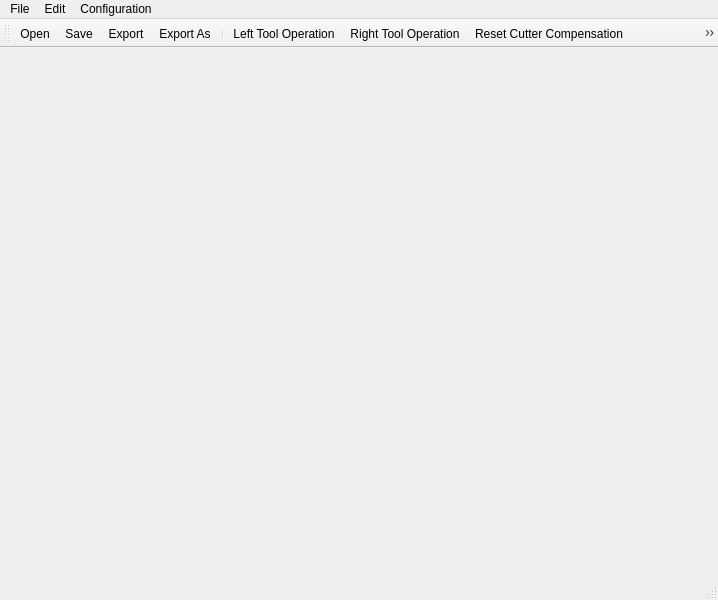
<?xml version="1.0" encoding="UTF-8"?>
<ui version="4.0">
 <class>MainWindow</class>
 <widget class="QMainWindow" name="MainWindow">
  <property name="geometry">
   <rect>
    <x>0</x>
    <y>0</y>
    <width>718</width>
    <height>600</height>
   </rect>
  </property>
  <property name="windowTitle">
   <string>dxfplotter</string>
  </property>
  <property name="windowIcon">
   <iconset resource="../../resource/resource.qrc">
    <normaloff>:/dxfplotter.png</normaloff>:/dxfplotter.png</iconset>
  </property>
  <widget class="QWidget" name="centralwidget">
   <layout class="QHBoxLayout" name="horizontalLayout"/>
  </widget>
  <widget class="QMenuBar" name="menubar">
   <property name="geometry">
    <rect>
     <x>0</x>
     <y>0</y>
     <width>718</width>
     <height>34</height>
    </rect>
   </property>
   <widget class="QMenu" name="menusrgd">
    <property name="title">
     <string>File</string>
    </property>
    <addaction name="actionOpenFile"/>
    <addaction name="actionSaveFile"/>
    <addaction name="actionSaveAsFile"/>
    <addaction name="actionExportFile"/>
    <addaction name="actionExportAsFile"/>
    <addaction name="actionQuit"/>
   </widget>
   <widget class="QMenu" name="menuConfiguration">
    <property name="title">
     <string>Configuration</string>
    </property>
    <addaction name="actionOpenSettings"/>
   </widget>
   <widget class="QMenu" name="menuEdit">
    <property name="title">
     <string>Edit</string>
    </property>
    <addaction name="actionLeftToolOperation"/>
    <addaction name="actionRightToolOperation"/>
    <addaction name="actionResetCutterCompensation"/>
    <addaction name="actionPocketSelection"/>
    <addaction name="separator"/>
    <addaction name="actionHideSelection"/>
    <addaction name="actionShowHidden"/>
    <addaction name="separator"/>
    <addaction name="actionTransformSelection"/>
    <addaction name="actionMirrorSelection"/>
    <addaction name="actionSetSelectionOrigin"/>
    <addaction name="separator"/>
    <addaction name="actionSimulate"/>
    <addaction name="separator"/>
    <addaction name="actionUndo"/>
    <addaction name="actionRedo"/>
   </widget>
   <addaction name="menusrgd"/>
   <addaction name="menuEdit"/>
   <addaction name="menuConfiguration"/>
  </widget>
  <widget class="QStatusBar" name="statusbar"/>
  <widget class="QToolBar" name="toolBar">
   <property name="windowTitle">
    <string>toolBar</string>
   </property>
   <attribute name="toolBarArea">
    <enum>TopToolBarArea</enum>
   </attribute>
   <attribute name="toolBarBreak">
    <bool>false</bool>
   </attribute>
   <addaction name="actionOpenFile"/>
   <addaction name="actionSaveFile"/>
   <addaction name="actionExportFile"/>
   <addaction name="actionExportAsFile"/>
   <addaction name="separator"/>
   <addaction name="actionLeftToolOperation"/>
   <addaction name="actionRightToolOperation"/>
   <addaction name="actionResetCutterCompensation"/>
   <addaction name="actionPocketSelection"/>
   <addaction name="separator"/>
   <addaction name="actionOptimizeOrder"/>
   <addaction name="separator"/>
   <addaction name="actionTransformSelection"/>
   <addaction name="actionMirrorSelection"/>
   <addaction name="actionSetSelectionOrigin"/>
   <addaction name="separator"/>
   <addaction name="actionHideSelection"/>
   <addaction name="actionShowHidden"/>
   <addaction name="separator"/>
   <addaction name="actionOpenSettings"/>
   <addaction name="separator"/>
   <addaction name="actionSimulate"/>
  </widget>
  <action name="actionOpenFile">
   <property name="icon">
    <iconset resource="../../resource/resource.qrc">
     <normaloff>:/icons/document-open.svg</normaloff>:/icons/document-open.svg</iconset>
   </property>
   <property name="text">
    <string>Open</string>
   </property>
   <property name="shortcut">
    <string>Ctrl+O</string>
   </property>
  </action>
  <action name="actionQuit">
   <property name="icon">
    <iconset resource="../../resource/resource.qrc">
     <normaloff>:/icons/application-exit.svg</normaloff>:/icons/application-exit.svg</iconset>
   </property>
   <property name="text">
    <string>Quit</string>
   </property>
   <property name="shortcut">
    <string>Ctrl+Q</string>
   </property>
  </action>
  <action name="actionExportFile">
   <property name="icon">
    <iconset resource="../../resource/resource.qrc">
     <normaloff>:/icons/document-export.svg</normaloff>:/icons/document-export.svg</iconset>
   </property>
   <property name="text">
    <string>Export</string>
   </property>
   <property name="shortcut">
    <string>Ctrl+E</string>
   </property>
  </action>
  <action name="actionOpenSettings">
   <property name="icon">
    <iconset resource="../../resource/resource.qrc">
     <normaloff>:/icons/configure.svg</normaloff>:/icons/configure.svg</iconset>
   </property>
   <property name="text">
    <string>Settings</string>
   </property>
  </action>
  <action name="actionLeftToolOperation">
   <property name="icon">
    <iconset resource="../../resource/resource.qrc">
     <normaloff>:/icons/path-outset.svg</normaloff>:/icons/path-outset.svg</iconset>
   </property>
   <property name="text">
    <string>Left Tool Operation</string>
   </property>
   <property name="shortcut">
    <string>L</string>
   </property>
  </action>
  <action name="actionRightToolOperation">
   <property name="icon">
    <iconset resource="../../resource/resource.qrc">
     <normaloff>:/icons/path-inset.svg</normaloff>:/icons/path-inset.svg</iconset>
   </property>
   <property name="text">
    <string>Right Tool Operation</string>
   </property>
   <property name="shortcut">
    <string>R</string>
   </property>
  </action>
  <action name="actionResetCutterCompensation">
   <property name="icon">
    <iconset resource="../../resource/resource.qrc">
     <normaloff>:/icons/show-path-outline.svg</normaloff>:/icons/show-path-outline.svg</iconset>
   </property>
   <property name="text">
    <string>Reset Cutter Compensation</string>
   </property>
   <property name="shortcut">
    <string>C</string>
   </property>
  </action>
  <action name="actionHideSelection">
   <property name="icon">
    <iconset resource="../../resource/resource.qrc">
     <normaloff>:/icons/layer-visible-off.svg</normaloff>:/icons/layer-visible-off.svg</iconset>
   </property>
   <property name="text">
    <string>Hide Selection</string>
   </property>
   <property name="shortcut">
    <string>H</string>
   </property>
  </action>
  <action name="actionShowHidden">
   <property name="icon">
    <iconset resource="../../resource/resource.qrc">
     <normaloff>:/icons/layer-visible-on.svg</normaloff>:/icons/layer-visible-on.svg</iconset>
   </property>
   <property name="text">
    <string>Show Hidden</string>
   </property>
   <property name="toolTip">
    <string>Show Hidden</string>
   </property>
   <property name="shortcut">
    <string>Shift+H</string>
   </property>
  </action>
  <action name="actionSaveFile">
   <property name="icon">
    <iconset resource="../../resource/resource.qrc">
     <normaloff>:/icons/document-save.svg</normaloff>:/icons/document-save.svg</iconset>
   </property>
   <property name="text">
    <string>Save</string>
   </property>
   <property name="shortcut">
    <string>Ctrl+S</string>
   </property>
  </action>
  <action name="actionSaveAsFile">
   <property name="icon">
    <iconset resource="../../resource/resource.qrc">
     <normaloff>:/icons/document-save-as.svg</normaloff>:/icons/document-save-as.svg</iconset>
   </property>
   <property name="text">
    <string>Save As</string>
   </property>
   <property name="shortcut">
    <string>Ctrl+Shift+S</string>
   </property>
  </action>
  <action name="actionTransformSelection">
   <property name="icon">
    <iconset resource="../../resource/resource.qrc">
     <normaloff>:/icons/zoom-in.svg</normaloff>:/icons/zoom-in.svg</iconset>
   </property>
   <property name="text">
    <string>Transform Selection</string>
   </property>
   <property name="shortcut">
    <string>T</string>
   </property>
  </action>
  <action name="actionExportAsFile">
   <property name="icon">
    <iconset resource="../../resource/resource.qrc">
     <normaloff>:/icons/document-export.svg</normaloff>:/icons/document-export.svg</iconset>
   </property>
   <property name="text">
    <string>Export As</string>
   </property>
   <property name="toolTip">
    <string>Export As</string>
   </property>
   <property name="shortcut">
    <string>Ctrl+Shift+E</string>
   </property>
  </action>
  <action name="actionMirrorSelection">
   <property name="icon">
    <iconset resource="../../resource/resource.qrc">
     <normaloff>:/icons/resizecol.svg</normaloff>:/icons/resizecol.svg</iconset>
   </property>
   <property name="text">
    <string>Mirror Selection</string>
   </property>
   <property name="shortcut">
    <string>M</string>
   </property>
  </action>
  <action name="actionPocketSelection">
   <property name="icon">
    <iconset resource="../../resource/resource.qrc">
     <normaloff>:/icons/pocket-shape.svg</normaloff>:/icons/pocket-shape.svg</iconset>
   </property>
   <property name="text">
    <string>Pocket Selection</string>
   </property>
   <property name="toolTip">
    <string>&lt;html&gt;&lt;head/&gt;&lt;body&gt;&lt;p&gt;Pocket Selection&lt;/p&gt;&lt;p&gt;Select border then islands&lt;/p&gt;&lt;/body&gt;&lt;/html&gt;</string>
   </property>
   <property name="shortcut">
    <string>P</string>
   </property>
  </action>
  <action name="actionSetSelectionOrigin">
   <property name="icon">
    <iconset resource="../../resource/resource.qrc">
     <normaloff>:/icons/set-origin.svg</normaloff>:/icons/set-origin.svg</iconset>
   </property>
   <property name="text">
    <string>Set Selection Origin</string>
   </property>
   <property name="shortcut">
    <string>O</string>
   </property>
  </action>
  <action name="actionSimulate">
   <property name="icon">
    <iconset resource="../../resource/resource.qrc">
     <normaloff>:/icons/simulate.svg</normaloff>:/icons/simulate.svg</iconset>
   </property>
   <property name="text">
    <string>Simulate</string>
   </property>
   <property name="shortcut">
    <string>Ctrl+R</string>
   </property>
  </action>
  <action name="actionRedo">
   <property name="text">
    <string>Redo</string>
   </property>
   <property name="shortcut">
    <string>Ctrl+Y</string>
   </property>
  </action>
  <action name="actionUndo">
   <property name="text">
    <string>Undo</string>
   </property>
   <property name="shortcut">
    <string>Ctrl+Z</string>
   </property>
  </action>
  <action name="actionOptimizeOrder">
   <property name="icon">
    <iconset resource="../../resource/resource.qrc">
     <normaloff>:/icons/optimize-order.svg</normaloff>:/icons/optimize-order.svg</iconset>
   </property>
   <property name="text">
    <string>Optimize Order</string>
   </property>
   <property name="toolTip">
    <string>Optimize Order</string>
   </property>
   <property name="shortcut">
    <string>Ctrl+Shift+O</string>
   </property>
  </action>
 </widget>
 <resources>
  <include location="../../resource/resource.qrc"/>
 </resources>
 <connections>
  <connection>
   <sender>actionQuit</sender>
   <signal>triggered()</signal>
   <receiver>MainWindow</receiver>
   <slot>close()</slot>
   <hints>
    <hint type="sourcelabel">
     <x>-1</x>
     <y>-1</y>
    </hint>
    <hint type="destinationlabel">
     <x>234</x>
     <y>299</y>
    </hint>
   </hints>
  </connection>
 </connections>
</ui>
